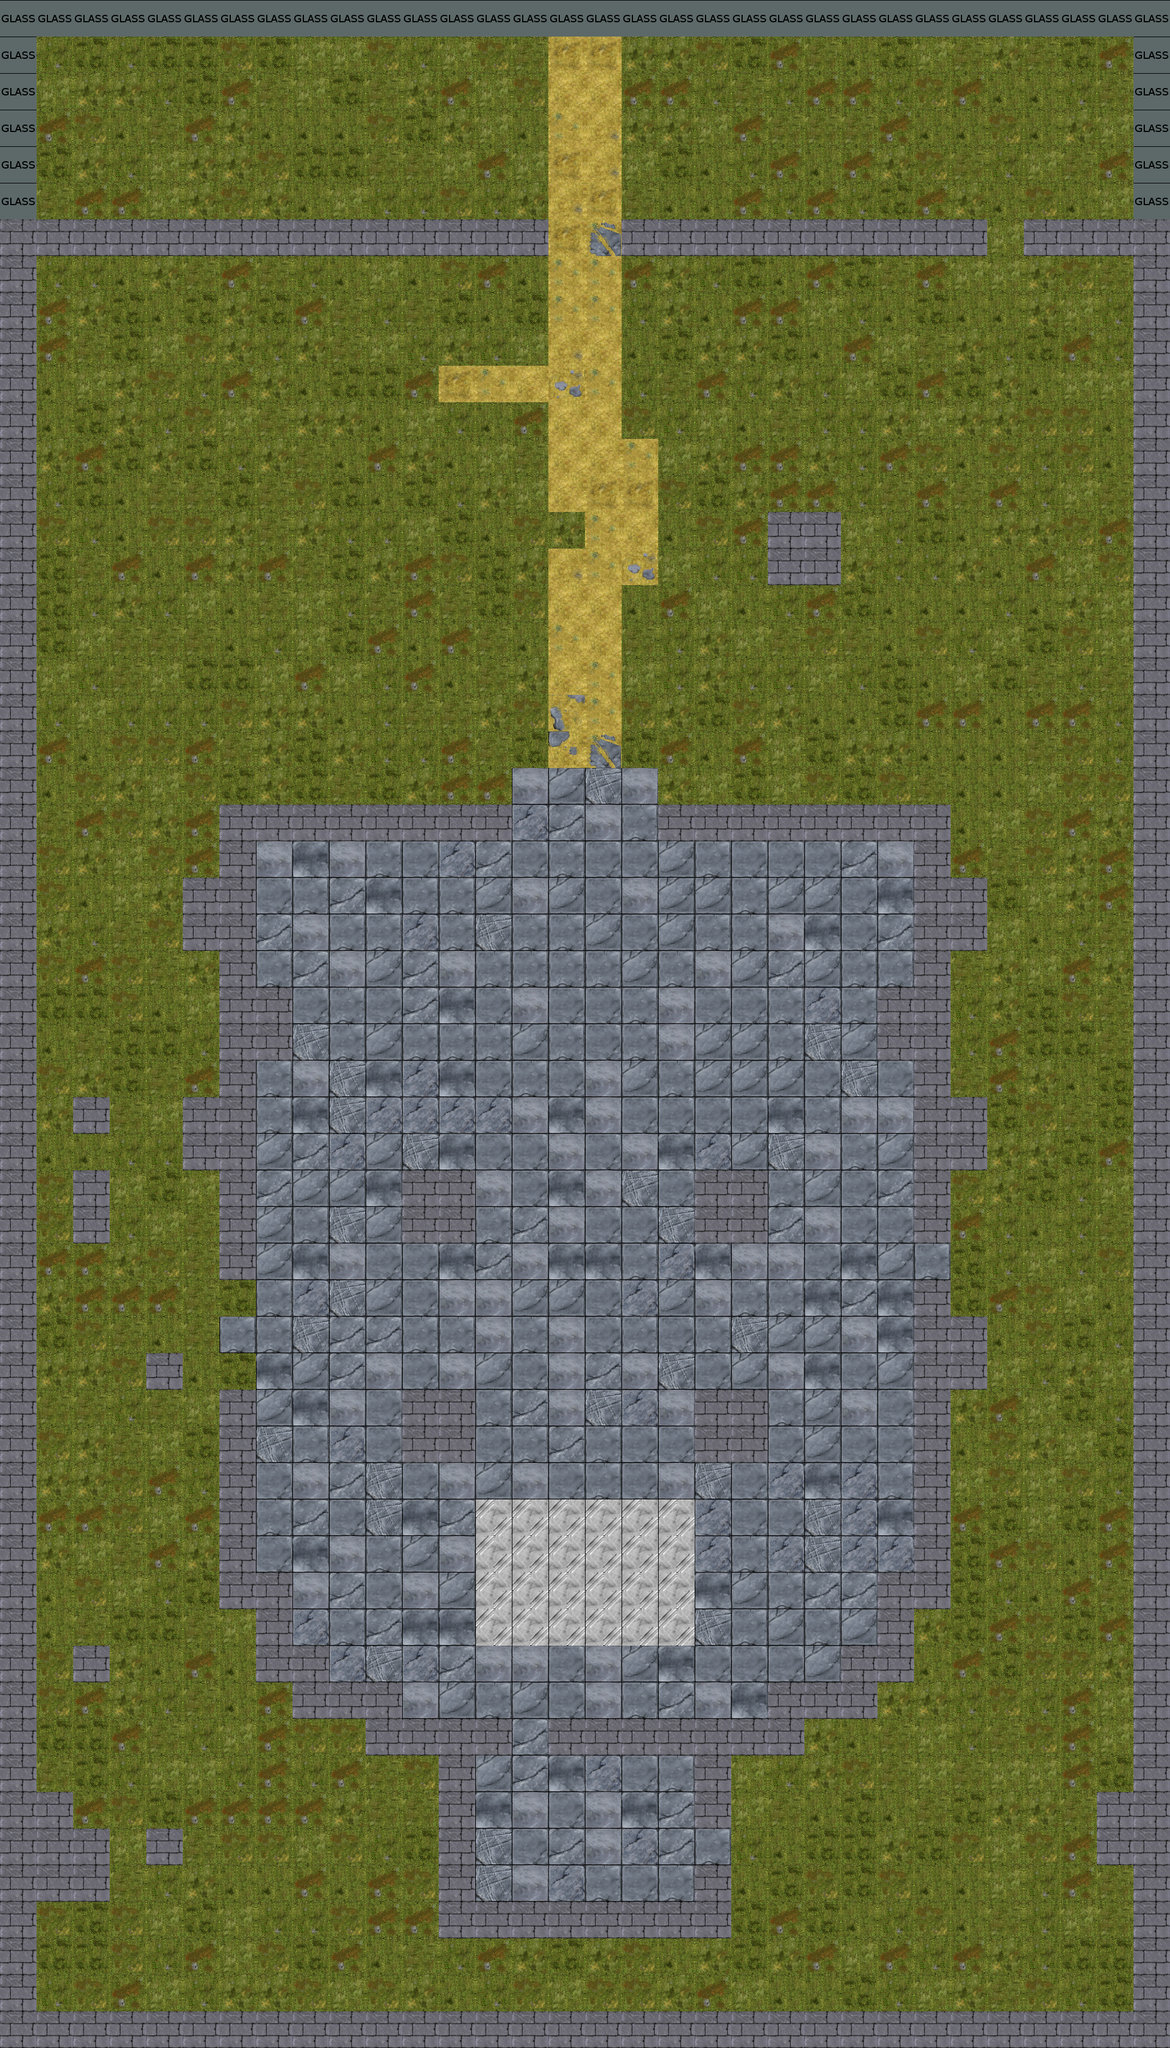

Tiled map render using the project's own tile images. Description and the map definition, with tile-layer contents summarised, below:
An orthogonal 32x56 tile map with 64x64 px tiles, 1 tile layer (tiles) and 52 objects (33x DECORATION_INFO, 6x START_MARKER, 4x BRAZIER_INFO, 2x STATUE, CRATE, ...).

<map version="1.0" orientation="orthogonal" width="32" height="56" tilewidth="64" tileheight="64">
 <tileset firstgid="1" name="tiles" tilewidth="64" tileheight="64">
  <image source="tiles2b.png" width="512" height="512" />
 </tileset>
 <layer name="tiles" width="32" height="56">
  <data>[1792 cells, 1792 non-empty, 27 distinct tile ids]</data>
 </layer>
 <objectgroup name="zones" width="32" height="56">
  <object name="Start" type="START_MARKER" x="960" y="128" width="128" height="128">
   <properties>
    <property name="tag" value="START" />
   </properties>
  </object>
  <object name="Crate" type="CRATE" x="1472" y="1472" width="64" height="64" />
  <object name="statue" type="STATUE" x="832" y="1472" width="64" height="64">
   <properties>
    <property name="angle" value="X" />
   </properties>
  </object>
  <object name="Barril" type="BARREL" x="1344" y="2496" width="64" height="64" />
  <object name="Manfred" type="BROTHERMANFRED" x="1088" y="2624" width="64" height="64">
   <properties>
    <property name="tag" value="MANFRED" />
   </properties>
  </object>
  <object name="brasero" type="BRAZIER_INFO" x="448" y="1920" width="64" height="64" />
  <object name="Door" type="CDOOR" x="896" y="3008" width="64" height="64">
   <properties>
    <property name="Channel" value="2" />
    <property name="angle" value="X" />
   </properties>
  </object>
  <object name="statue" type="STATUE" x="1152" y="1472" width="64" height="64">
   <properties>
    <property name="angle" value="X" />
   </properties>
  </object>
  <object name="brasero" type="BRAZIER_INFO" x="1536" y="1920" width="64" height="64" />
  <object name="chapel" type="ZONE" x="512" y="2304" width="1024" height="704">
   <properties>
    <property name="tag" value="chapel" />
   </properties>
  </object>
  <object name="GRAVEYARD1" type="START_MARKER" x="320" y="896" width="512" height="448">
   <properties>
    <property name="tag" value="GRAVEYARD1" />
   </properties>
  </object>
  <object name="GRAVEYARD3" type="START_MARKER" x="128" y="2496" width="256" height="256">
   <properties>
    <property name="tag" value="GRAVEYARD3" />
   </properties>
  </object>
  <object name="GRAVEYARD4" type="START_MARKER" x="1728" y="3264" width="256" height="256">
   <properties>
    <property name="tag" value="GRAVEYARD4" />
   </properties>
  </object>
  <object name="GRAVEYARD2" type="START_MARKER" x="1536" y="1024" width="256" height="256">
   <properties>
    <property name="tag" value="GRAVEYARD2" />
   </properties>
  </object>
  <object name="GRAVEYARD5" type="START_MARKER" x="1344" y="128" width="256" height="256">
   <properties>
    <property name="tag" value="GRAVEYARD5" />
   </properties>
  </object>
  <object name="brasero" type="BRAZIER_INFO" x="1216" y="2816" width="64" height="64" />
  <object name="brasero" type="BRAZIER_INFO" x="768" y="2816" width="64" height="64" />
  <object name="Relic" type="DESNARELIC" x="960" y="2688" width="64" height="64">
   <properties>
    <property name="tag" value="RELIC" />
   </properties>
  </object>
 </objectgroup>
 <objectgroup name="decorations" width="32" height="56">
  <object name="grave" type="DECORATION_INFO" x="448" y="960" width="64" height="128">
   <properties>
    <property name="resource" value="decor/grave1x2A" />
   </properties>
  </object>
  <object name="grave" type="DECORATION_INFO" x="576" y="960" width="64" height="128">
   <properties>
    <property name="resource" value="decor/grave1x2B" />
   </properties>
  </object>
  <object name="grave" type="DECORATION_INFO" x="704" y="960" width="64" height="128">
   <properties>
    <property name="resource" value="decor/grave1x2A" />
   </properties>
  </object>
  <object name="grave" type="DECORATION_INFO" x="448" y="1152" width="64" height="128">
   <properties>
    <property name="resource" value="decor/grave1x2B" />
   </properties>
  </object>
  <object name="grave" type="DECORATION_INFO" x="576" y="1152" width="64" height="128">
   <properties>
    <property name="resource" value="decor/grave1x2D" />
   </properties>
  </object>
  <object name="grave" type="DECORATION_INFO" x="704" y="1152" width="64" height="128">
   <properties>
    <property name="resource" value="decor/grave1x2C" />
   </properties>
  </object>
  <object name="grave" type="DECORATION_INFO" x="1472" y="640" width="64" height="128">
   <properties>
    <property name="resource" value="decor/grave1x2C" />
   </properties>
  </object>
  <object name="grave" type="DECORATION_INFO" x="1600" y="640" width="64" height="128">
   <properties>
    <property name="resource" value="decor/grave1x2A" />
   </properties>
  </object>
  <object name="grave" type="DECORATION_INFO" x="1792" y="832" width="64" height="128">
   <properties>
    <property name="resource" value="decor/grave1x2A" />
   </properties>
  </object>
  <object name="grave" type="DECORATION_INFO" x="1664" y="832" width="64" height="128">
   <properties>
    <property name="resource" value="decor/grave1x2E" />
   </properties>
  </object>
  <object name="grave" type="DECORATION_INFO" x="1600" y="1088" width="128" height="64">
   <properties>
    <property name="angle" value="D" />
    <property name="resource" value="decor/grave1x2A" />
   </properties>
  </object>
  <object name="grave" type="DECORATION_INFO" x="1600" y="1216" width="128" height="64">
   <properties>
    <property name="angle" value="X" />
    <property name="resource" value="decor/grave1x2B" />
   </properties>
  </object>
  <object name="grave" type="DECORATION_INFO" x="1792" y="1088" width="128" height="64">
   <properties>
    <property name="angle" value="X" />
    <property name="resource" value="decor/grave1x2E" />
   </properties>
  </object>
  <object name="grave" type="DECORATION_INFO" x="1792" y="1216" width="128" height="64">
   <properties>
    <property name="angle" value="X" />
    <property name="resource" value="decor/grave1x2A" />
   </properties>
  </object>
  <object name="grave" type="DECORATION_INFO" x="192" y="576" width="128" height="64">
   <properties>
    <property name="angle" value="W" />
    <property name="resource" value="decor/grave1x2A" />
   </properties>
  </object>
  <object name="grave" type="DECORATION_INFO" x="1536" y="3328" width="128" height="64">
   <properties>
    <property name="angle" value="X" />
    <property name="resource" value="decor/grave1x2C" />
   </properties>
  </object>
  <object name="rocks" type="DECORATION_INFO" x="704" y="544" width="64" height="64">
   <properties>
    <property name="angle" value="X" />
    <property name="resource" value="decor/smallrocks1" />
   </properties>
  </object>
  <object name="rocks" type="DECORATION_INFO" x="1728" y="1728" width="64" height="64">
   <properties>
    <property name="angle" value="X" />
    <property name="resource" value="decor/smallrocks1" />
   </properties>
  </object>
  <object name="rocks" type="DECORATION_INFO" x="192" y="1984" width="64" height="64">
   <properties>
    <property name="angle" value="X" />
    <property name="resource" value="decor/smallrocks2" />
   </properties>
  </object>
  <object name="rocks" type="DECORATION_INFO" x="64" y="1472" width="64" height="64">
   <properties>
    <property name="angle" value="X" />
    <property name="resource" value="decor/smallrocks2" />
   </properties>
  </object>
  <object name="rocks" type="DECORATION_INFO" x="1280" y="1728" width="64" height="64">
   <properties>
    <property name="angle" value="X" />
    <property name="resource" value="decor/smallrocks3" />
   </properties>
  </object>
  <object name="rocks" type="DECORATION_INFO" x="1664" y="2240" width="64" height="64">
   <properties>
    <property name="angle" value="X" />
    <property name="resource" value="decor/smallrocks3" />
   </properties>
  </object>
  </objectgroup>
</map>
<!-- 12 of 52 objects omitted -->